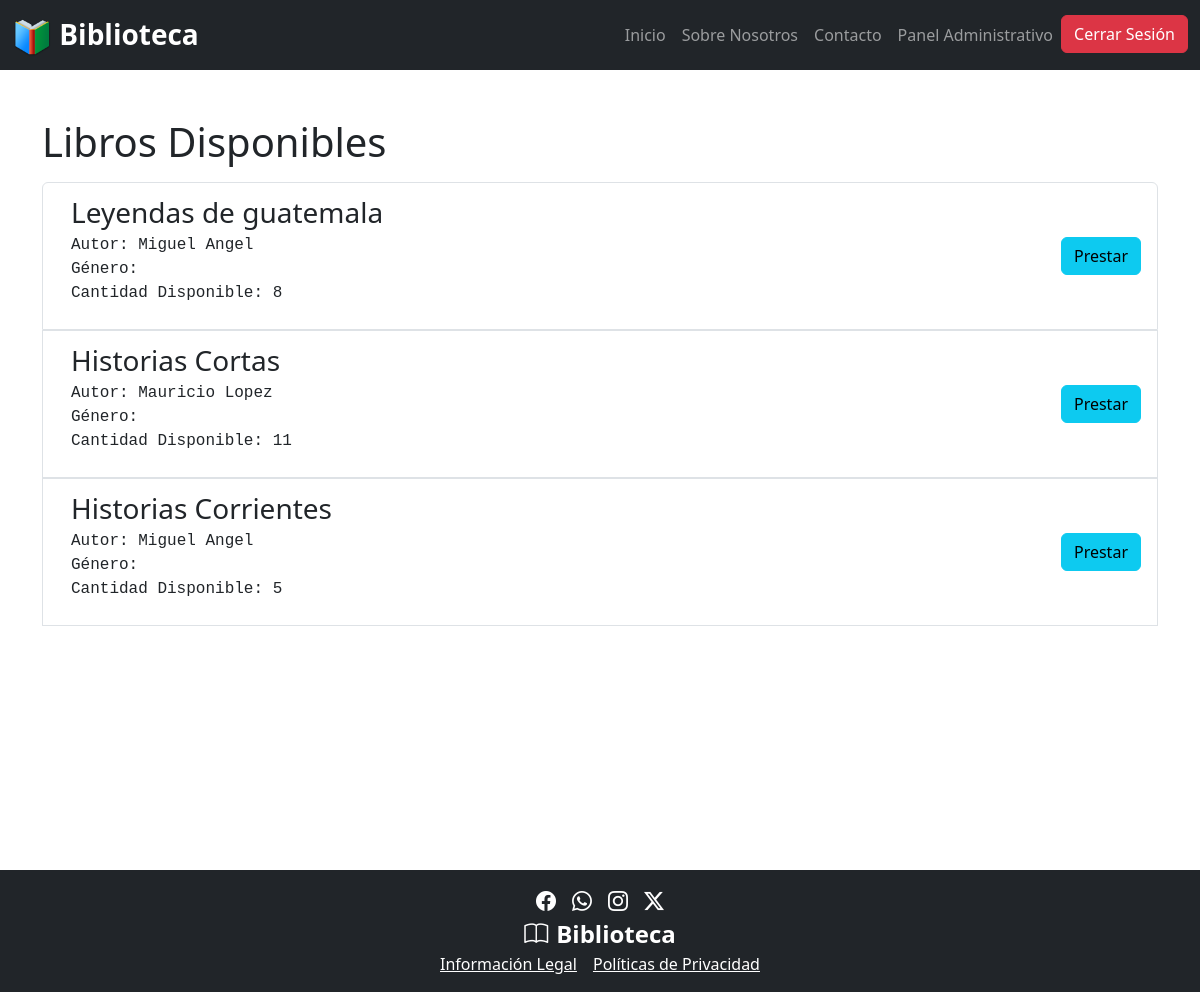
Before: /libros/ (signed in) with the older database file.
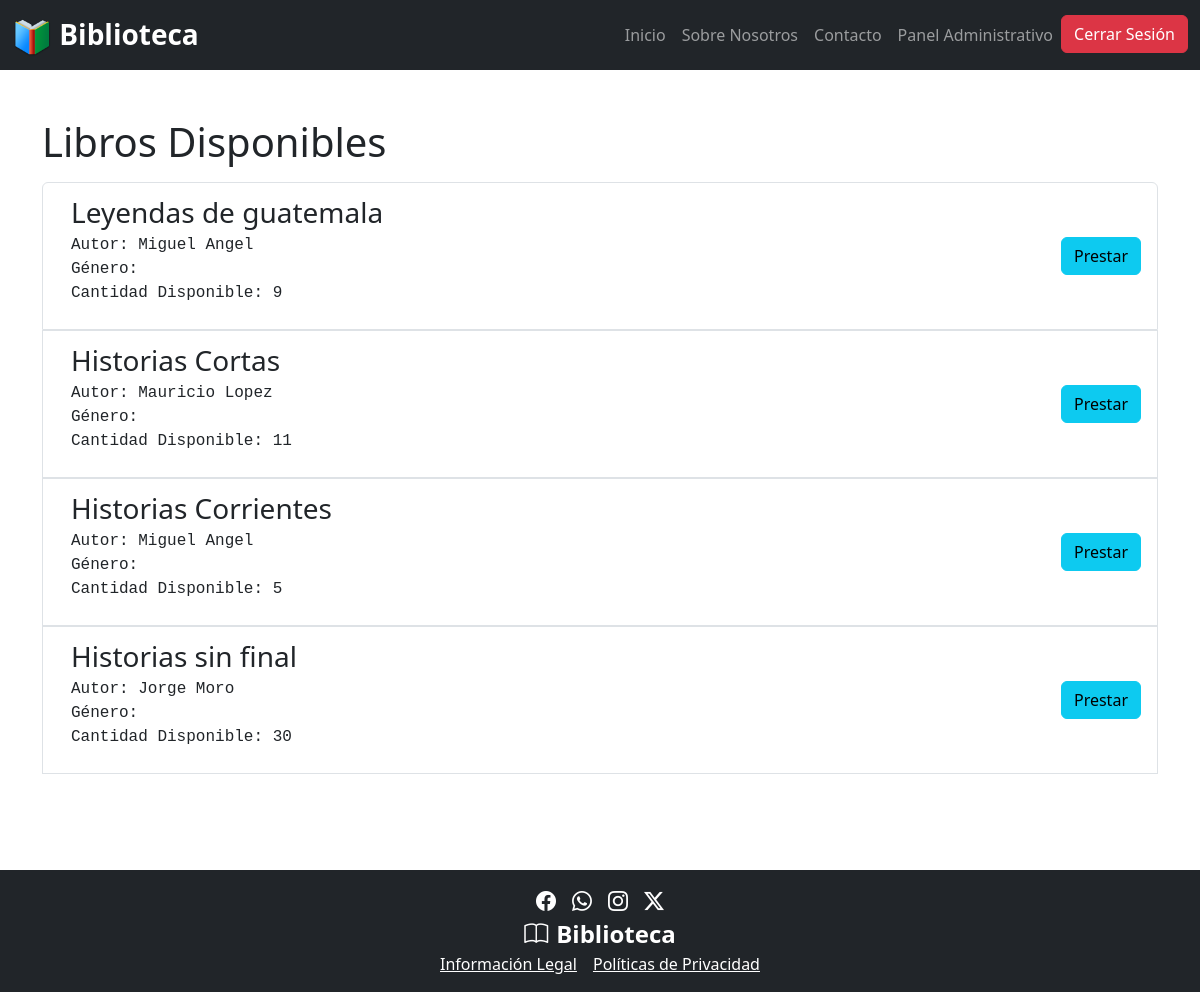
After: the same page with the newer database file.
### app/models.py (models this page shows)
class libros(models.Model):
    titulo = models.CharField(max_length=100)
    autor = models.CharField(max_length=100)
    genero = models.ForeignKey(genero, on_delete=models.SET_NULL, null=True, blank=True)
    fecha_publicacion = models.DateField()
    disponibilidad = models.BooleanField(default=True)
    isbn = models.CharField(max_length=13, unique=True)
    cantidad_total = models.PositiveIntegerField(default=1)  # Cantidad total del libro en inventario
    cantidad_disponible = models.PositiveIntegerField(default=1)  # Cantidad disponible para préstamo

### app/views.py (the view)
# urls.py: path('libros/',lista_libros,name='lista_libros'),
@login_required
def lista_libros(request):
    libros_disponibles = libros.objects.filter(cantidad_disponible__gt = 0, disponibilidad = True)
    return render(request, 'usuarios/listalibros.html', {'libro':libros_disponibles})

### app/templates/usuarios/listalibros.html (shortened to what this page needs)
{% extends "../landingPage/base.html" %} {% block content %}
<div class="container my-5">
  <h1>Libros Disponibles</h1>
  <ul class="list-group mt-3">
    {% for book in libro %}
    <li class="list-group-item d-flex">
      <div class="container">
        <p class="fs-3 mb-0">{{ book.titulo }}</p>
        <p class="font-monospace mb-0">Autor: {{ book.autor }}</p>
        <p class="font-monospace mb-0">Género: {{ book.genero.genero }}</p>
        <p class="font-monospace">
          Cantidad Disponible: {{ book.cantidad_disponible }}
        </p>
      </div>
      <button
        class="btn btn-info align-self-center"
        data-bs-toggle="modal"
        data-bs-target="#modal-prestamo{{ book.id }}"
      >
        Prestar
      </button>
    </li>
    {% endfor %}
  </ul>
</div>
{% endblock %}

Changed rows visible on the page:
changed libros "Leyendas de guatemala": cantidad_disponible "8" → "9"
now on this page (row edited): libros: titulo "Historias sin final", autor "Jorge Moro", cantidad_disponible "30"
